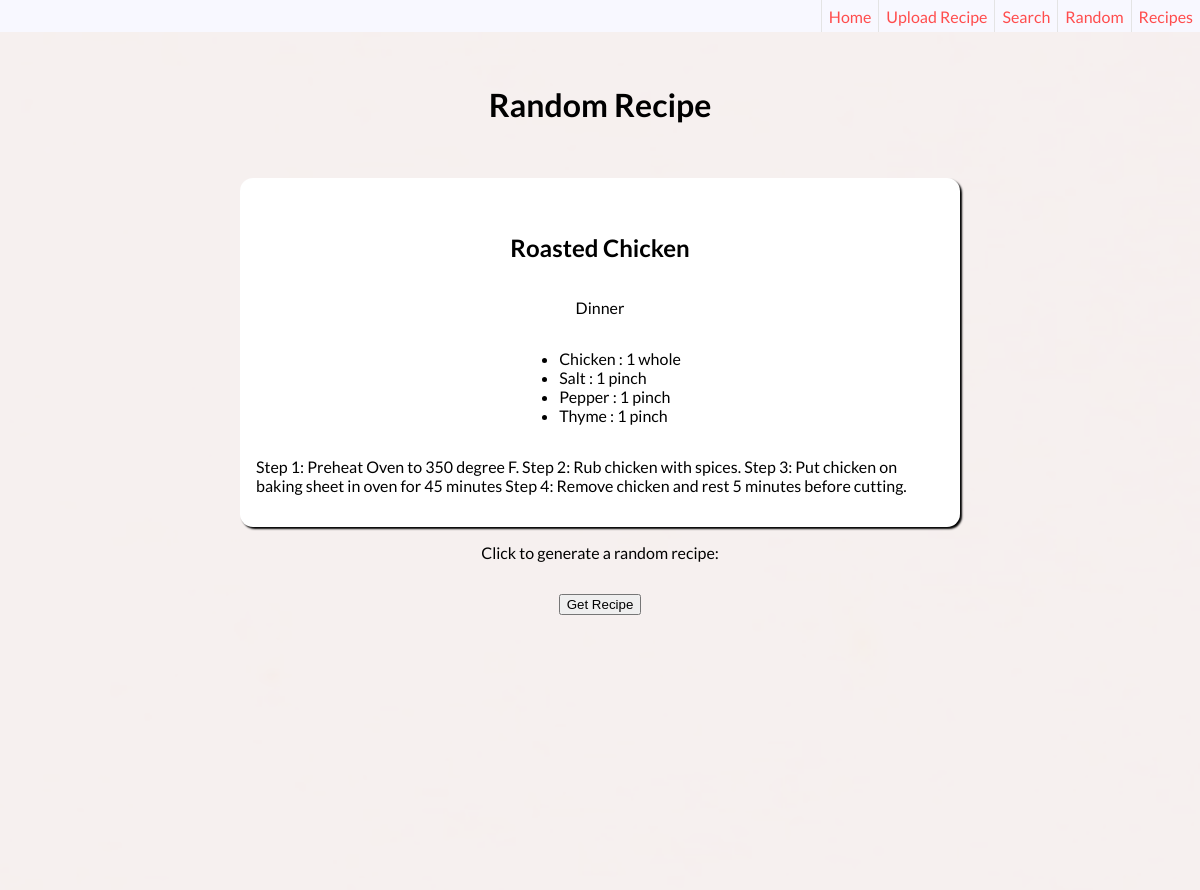
Page /random_recipe/ on the committed database.
### tables this page shows
CREATE TABLE recipes (
    id INTEGER PRIMARY KEY AUTOINCREMENT,
    title TEXT NOT NULL,
    img TEXT,
    type INTEGER NOT NULL,
    instructions TEXT NOT NULL
);

CREATE TABLE ingredients (
    id INTEGER PRIMARY KEY AUTOINCREMENT,
    recipe_id INTEGER NOT NULL,
    description TEXT NOT NULL,
    quantity INTEGER NOT NULL,
    unit TEXT NOT NULL,
    FOREIGN KEY (recipe_id) REFERENCES recipes (id)
);

### app.py (the view, shortened to what this page needs)
@app.route('/random_recipe/', methods=('GET', 'POST'))
def random_recipe():
    conn = get_db_conn()
    recipes = conn.execute('SELECT * FROM recipes ORDER BY RANDOM() LIMIT 1').fetchall()
    ingredients = conn.execute('SELECT * FROM ingredients i WHERE i.recipe_id = ?', (recipes[0][0],)).fetchall()
    print(recipes[0][0])
    conn.close()
    return render_template('random_recipe.html', recipes=recipes, ingredients=ingredients)

### app.py (called while the page is built)
def get_db_conn():
    conn = sqlite3.connect('database.db')
    conn.row_factory = sqlite3.Row
    return conn

### templates/random_recipe.html (shortened to what this page needs)
{% extends 'base.html' %}
{% block content %}
<div class="random-background">
<div class="random-title">
  <h1>Random Recipe</h1>
</div>
<div class="random-container">
{% for recipe in recipes %}
<div class="recipe">
    <h2>{{recipe['title']}}</h2>
    {% if recipe['type'] == 0 %}
    <p>Breakfast</p>
    {% elif recipe['type'] == 1%}
    <p>Lunch</p>
    {% elif recipe['type'] == 2%}
    <p>Dinner</p>
    {% else %}
    <p>Misc.</p>
    {% endif %}
    <ul>
      {% for item in ingredients %}
      <li>
          <span>{{item['description']}}</span>
          <span>:</span>
          <span>{{item['quantity']}}</span>
          <span>{{item['unit']}}</span>
      </li>
      {% endfor %}
  </ul>
  <p>{{recipe['instructions']}}</p>
  </div>
  {% endfor %}
</div>
<div class="random-form">
    <form action="" method="POST">
        <label for="random">Click to generate a random recipe:</label>
      <div id="random-submit">
        <button>Get Recipe</button>
      </div>
    </form>
  </div>
</div>
{% endblock %}

### static/style.css (style rules this page uses)
body { width: 100%; font-family: 'Lato', sans-serif; margin: 0; background-color: whitesmoke; overflow-y: visible; overflow-x: hidden; }
.random-background { min-height: 150%; min-width: 100%; }
.random-background::before { content: ""; display: initial; position: absolute; min-height: 150%; width: 100%; background: url("./assets/towfiqu-barbhuiya-oZuBNC-6E2s-unsplash.jpg"); background-size: cover; background-position: center; background-repeat: repeat-y; opacity: .15; z-index: -1; }
.random-title { padding-top: 2rem; margin-bottom: -4rem; display: flex; justify-content: center; }
.random-form { height: 40vh; width: 100vw; margin-top: 1rem; display: flex; flex-direction: column; align-content: space-around; align-items: center; justify-items: center; }
.random-container { margin-top: 1rem; display: flex; flex-direction: column; align-items: center; align-content: start; justify-content: start; margin-bottom: 1rem; }
.random-form div { margin-top: 2rem; }
#random-submit { display: flex; justify-content: center; align-content: center; }
.recipe { width: 60vw; max-width: 50rem; display: flex; flex-direction: column; align-items: center; align-content: center; justify-content: center; margin-top: 5rem; padding: 1rem 0 1rem 0; background-color: white; box-shadow: 2px 2px 2px black; border-radius: 13px; }
.recipe p { max-width: 50rem; padding: 0px 1rem 0px 1rem; }

### rows in the picture
recipes: title "Roasted Chicken", type "Dinner", instructions "Step 1: Preheat Oven to 350 degree F. Step 2: Rub chicken with spices. Step 3: Put chicken on baking sheet in oven for 45 minutes Step 4: Remove chicken and rest 5 minutes before cutting."
ingredients: description "Chicken", quantity "1", unit "whole"
ingredients: description "Salt", quantity "1", unit "pinch"
ingredients: description "Pepper", quantity "1", unit "pinch"
ingredients: description "Thyme", quantity "1", unit "pinch"
